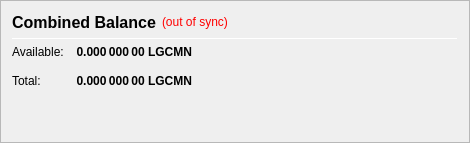
                   <widget class="QFrame" name="frame_CombinedBalances">
                    <property name="minimumSize">
                     <size>
                      <width>470</width>
                      <height>0</height>
                     </size>
                    </property>
                    <property name="frameShape">
                     <enum>QFrame::StyledPanel</enum>
                    </property>
                    <property name="frameShadow">
                     <enum>QFrame::Raised</enum>
                    </property>
                    <layout class="QVBoxLayout" name="verticalLayout_5">
                     <item>
                      <layout class="QHBoxLayout" name="horizontalLayout_5" stretch="0,0,0">
                       <item>
                        <widget class="QLabel" name="label_5z">
                         <property name="minimumSize">
                          <size>
                           <width>0</width>
                           <height>20</height>
                          </size>
                         </property>
                         <property name="font">
                          <font>
                           <pointsize>12</pointsize>
                           <weight>75</weight>
                           <bold>true</bold>
                          </font>
                         </property>
                         <property name="toolTip">
                          <string>Combined Balance (including unconfirmed and immature coins)</string>
                         </property>
                         <property name="text">
                          <string>Combined Balance</string>
                         </property>
                        </widget>
                       </item>
                       <item>
                        <widget class="QLabel" name="labelWalletStatus">
                         <property name="cursor">
                          <cursorShape>WhatsThisCursor</cursorShape>
                         </property>
                         <property name="toolTip">
                          <string>The displayed information may be out of date. Your wallet automatically synchronizes with the LiteGoldCoinMN network after a connection is established, but this process has not completed yet.</string>
                         </property>
                         <property name="styleSheet">
                          <string notr="true">QLabel { color: red; }</string>
                         </property>
                         <property name="text">
                          <string notr="true">(out of sync)</string>
                         </property>
                         <property name="alignment">
                          <set>Qt::AlignLeading|Qt::AlignLeft|Qt::AlignVCenter</set>
                         </property>
                        </widget>
                       </item>
                       <item>
                        <spacer name="horizontalSpacer_1">
                         <property name="orientation">
                          <enum>Qt::Horizontal</enum>
                         </property>
                         <property name="sizeHint" stdset="0">
                          <size>
                           <width>40</width>
                           <height>20</height>
                          </size>
                         </property>
                        </spacer>
                       </item>
                      </layout>
                     </item>
                     <item>
                      <widget class="Line" name="line_CombinedBalance">
                       <property name="minimumSize">
                        <size>
                         <width>0</width>
                         <height>1</height>
                        </size>
                       </property>
                       <property name="maximumSize">
                        <size>
                         <width>16777215</width>
                         <height>1</height>
                        </size>
                       </property>
                       <property name="orientation">
                        <enum>Qt::Horizontal</enum>
                       </property>
                      </widget>
                     </item>
                     <item>
                      <layout class="QGridLayout" name="gridLayout_3">
                       <property name="spacing">
                        <number>12</number>
                       </property>
                       <item row="1" column="0">
                        <widget class="QLabel" name="labelBalanceTextz">
                         <property name="text">
                          <string>Available:</string>
                         </property>
                        </widget>
                       </item>
                       <item row="1" column="1">
                        <widget class="QLabel" name="labelBalancez">
                         <property name="font">
                          <font>
                           <weight>75</weight>
                           <bold>true</bold>
                          </font>
                         </property>
                         <property name="cursor">
                          <cursorShape>IBeamCursor</cursorShape>
                         </property>
                         <property name="toolTip">
                          <string>Your current spendable balance</string>
                         </property>
                         <property name="text">
                          <string notr="true">0.000 000 00 LGCMN</string>
                         </property>
                         <property name="alignment">
                          <set>Qt::AlignRight|Qt::AlignTrailing|Qt::AlignVCenter</set>
                         </property>
                         <property name="textInteractionFlags">
                          <set>Qt::LinksAccessibleByMouse|Qt::TextSelectableByKeyboard|Qt::TextSelectableByMouse</set>
                         </property>
                        </widget>
                       </item>
                       <item row="2" column="0">
                        <widget class="QLabel" name="labelTotalTextz">
                         <property name="text">
                          <string>Total:</string>
                         </property>
                        </widget>
                       </item>
                       <item row="2" column="1">
                        <widget class="QLabel" name="labelTotalz">
                         <property name="font">
                          <font>
                           <weight>75</weight>
                           <bold>true</bold>
                          </font>
                         </property>
                         <property name="cursor">
                          <cursorShape>IBeamCursor</cursorShape>
                         </property>
                         <property name="toolTip">
                          <string>Total Balance, including all unavailable coins.</string>
                         </property>
                         <property name="text">
                          <string notr="true">0.000 000 00 LGCMN</string>
                         </property>
                         <property name="alignment">
                          <set>Qt::AlignRight|Qt::AlignTrailing|Qt::AlignVCenter</set>
                         </property>
                         <property name="textInteractionFlags">
                          <set>Qt::LinksAccessibleByMouse|Qt::TextSelectableByKeyboard|Qt::TextSelectableByMouse</set>
                         </property>
                        </widget>
                       </item>
                       <item row="2" column="3">
                        <spacer name="horizontalSpacer_2">
                         <property name="orientation">
                          <enum>Qt::Horizontal</enum>
                         </property>
                         <property name="sizeHint" stdset="0">
                          <size>
                           <width>40</width>
                           <height>20</height>
                          </size>
                         </property>
                        </spacer>
                       </item>
                      </layout>
                     </item>
                     <item>
                      <spacer name="verticalSpacer_1">
                       <property name="orientation">
                        <enum>Qt::Vertical</enum>
                       </property>
                       <property name="sizeHint" stdset="0">
                        <size>
                         <width>20</width>
                         <height>40</height>
                        </size>
                       </property>
                      </spacer>
                     </item>
                    </layout>
                   </widget>
